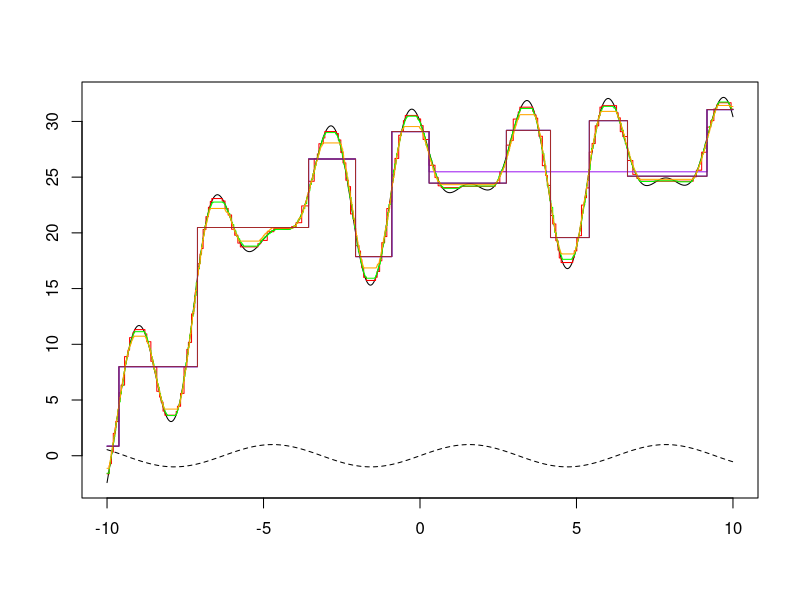

R code for this plot: (Note: a time limit stopped this script after it produced the figure.)
library(rpart)




#learning rate=0.1 and depth=5 -
set.seed(1)
x1 = sort(seq(-10,10,by=.01))
y1 =sin(x1) + 5*cos(2*x1) - 3*sin(3*x1) + (1-exp(-x1/3)) +25


df1=data.frame(x1,y1)

#Setting up model
alpha1=0.1
fit1=rpart(y1~x1,data=df1,maxdepth = 4)
yp1=predict(fit1)
df1$yr1=df1$y1 - alpha1*yp1
YP1=alpha1*yp1

#loop for 200 iterations
for(t1 in 1:200){
  fit1=rpart(yr1~x1,data=df1,maxdepth = 4)
  yp1=predict(fit1,newdata=df1)
  df1$yr1=df1$yr1 - alpha1*yp1
  YP1=cbind(YP1,alpha1*yp1)}

nd1=data.frame(x1=seq(-10,10,by=.01))


#Max depth learning rate=0.5

set.seed(1)
x = sort(seq(-10,10,by=.01))
y =sin(x) + 5*cos(2*x) - 3*sin(3*x) + (1-exp(-x/3)) +25


df=data.frame(x,y)
#model

alpha=0.5
fit=rpart(y~x,data=df)
yp=predict(fit)
df$yr=df$y - alpha*yp
YP=alpha*yp

#loop for iteration
for(t in 1:200){
  fit=rpart(yr~x,data=df)
  yp=predict(fit,newdata=df)
  df$yr=df$yr - alpha*yp
  YP=cbind(YP,alpha*yp)}


nd=data.frame(x=seq(-10,10,by=.01))


#learning rate=0.05 and depth=7
set.seed(1)
x2 = sort(seq(-10,10,by=.01))
y2 =sin(x2) + 5*cos(2*x2) - 3*sin(3*x2) + (1-exp(-x2/3)) +25


df2=data.frame(x2,y2)


alpha2=0.05
fit2=rpart(y2~x2,data=df2,maxdepth = 3)
yp2=predict(fit2)
df2$yr2=df2$y2 - alpha2*yp2
YP2=alpha2*yp2
for(t2 in 1:200){
  fit2=rpart(yr2~x2,data=df2,maxdepth = 3)
  yp2=predict(fit2,newdata=df2)
  df2$yr2=df2$yr2 - alpha2*yp2
  YP2=cbind(YP2,alpha2*yp2)}

nd2=data.frame(x2=seq(-10,10,by=.01))
rmse = yp2
#function for iteration
alphaiz=function(M){
  y=apply(YP[,1:M],1,sum)
  y1=apply(YP1[,1:M],1,sum)
  plot(df$x,df$y,type='l',ylab="",xlab="",lwd=1)
  lines(df$x,y,type="s",col="red",lwd=1)
  lines(df1$x1,y1,type="s",col="green",lwd=1)
  fit1=rpart(y1~x1,data=df1,maxdepth = 4)
  yp1=predict(fit1,newdata=nd1)
  lines(nd1$x1,yp1,type="s",col="purple",lwd=1)
  
  fit=rpart(y~x,data=df)
  yp=predict(fit,newdata=nd)
  lines(nd$x,yp,type="s",col="blue",lwd=1)
  lines(nd$x,sin(nd$x),lty=2)
  
  y2=apply(YP2[,1:M],1,sum)
  lines(df2$x2,y2,type="s",col="orange",lwd=1)
  fit2=rpart(y2~x2,data=df2)
  yp2=predict(fit2,newdata=nd2)
  lines(nd2$x2,yp2,type="s",col="brown",lwd=1)
  
 

}

alphaiz(200)
YP_ = data.frame(lapply(YP,abs))
YP_ = sum(YP_[,201])
YP_A1 = data.frame(lapply(YP1,abs))
YP_A1 = sum(YP_A1[,201])
YP_A2 = data.frame(lapply(YP2,abs))
YP_A2 = sum(YP_A2[,201])
YP_
YP_A1
YP_A2
